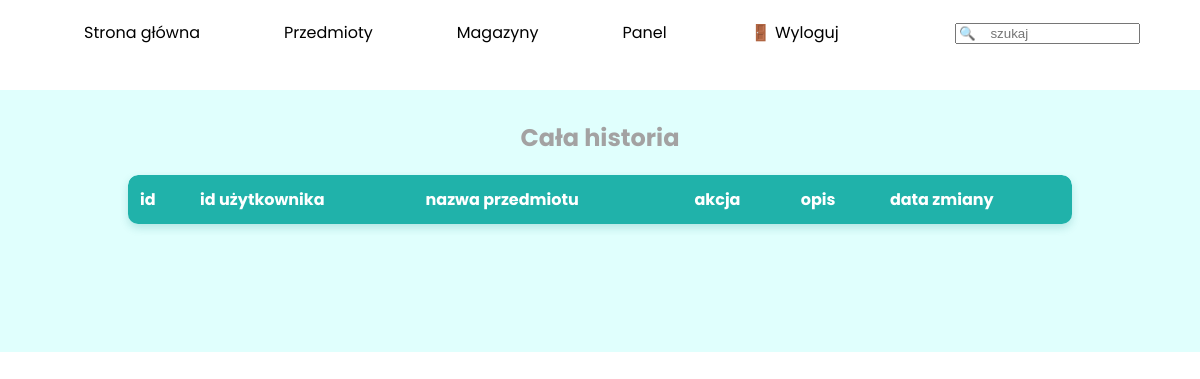
/sites/history.php (signed in), run on an earlier commit of the app's database.
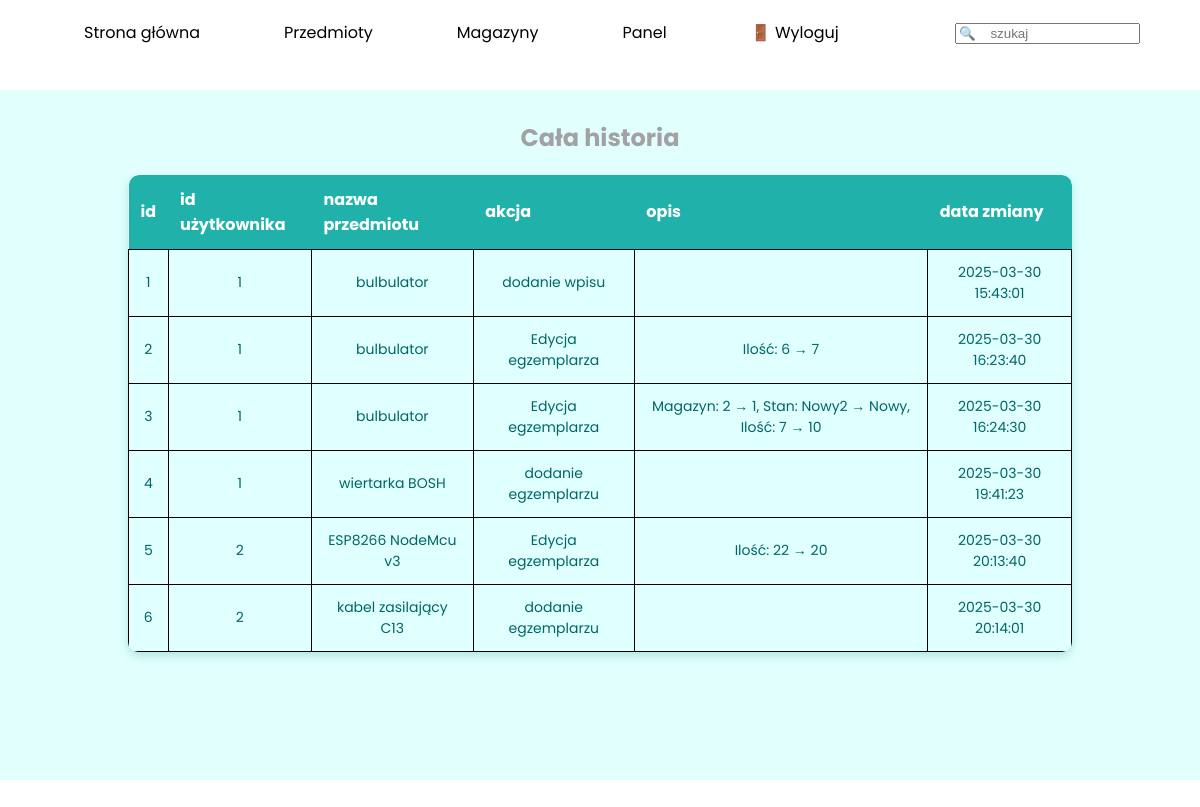
And on a later commit of the database.
### tables this page shows
CREATE TABLE `dziennik_zmian` (
  `id` int(11) NOT NULL,
  `id_egzemplarze` int(11) DEFAULT NULL,
  `id_uzytkownika` int(11) DEFAULT NULL,
  `akcja` varchar(30) DEFAULT NULL,
  `opis` text DEFAULT NULL,
  `data_zmiany` timestamp NOT NULL DEFAULT current_timestamp() ON UPDATE current_timestamp()
);

CREATE TABLE `przedmioty` (
  `id` int(11) NOT NULL,
  `nazwa` varchar(50) NOT NULL,
  `opis` text NOT NULL,
  `zdjecie` varchar(60) NOT NULL,
  `id_kat` int(11) NOT NULL
);

### sites/history.php (the view, shortened to what this page needs)
<!DOCTYPE html>
<html lang="en">
<head>
    <link rel="stylesheet" href="../styles/style.css">
</head>
<body>
    <menu id="nav">
        <ul>
            <a href="../index.php">
                <li>Strona główna</li>
            </a>
            <a href="items.php">
                <li>Przedmioty</li>
            </a>
            <a href="warehouses.php">
                <li>Magazyny</li>
            </a>
            <a href="panel.php">
                <?php
                    echo "<li>Panel</li>";
                ?>
            </a>
            <form action="search.php" method="get">
                <li><input type="text" name="search" id="search" placeholder="🔍    szukaj"></li>
            </form>
            <?php
            if(isset($_SESSION['login'])){
                echo "<a href='logout.php' id='logout-btn'>";
                echo "    <li>🚪 Wyloguj</li>";
                echo "</a>";
            }
            ?>
        </ul>
    </menu>
    <main>
        <section id='allHistory'>
            <h1>Cała historia</h1>
            <?php
                $db = mysqli_connect('localhost', 'root', '', 'magazyn');
                $historySelect = "SELECT dziennik_zmian.id, id_uzytkownika, przedmioty.nazwa, akcja, dziennik_zmian.opis, data_zmiany FROM dziennik_zmian INNER JOIN egzemplarze ON egzemplarze.id = dziennik_zmian.id_egzemplarze INNER JOIN przedmioty ON egzemplarze.id_przedmiotu = przedmioty.id ORDER BY data_zmiany";
                $historyQuery = mysqli_query($db, $historySelect);
                echo "<table class='normalTable'";
                echo "<tr>  <th>id</th> <th>id użytkownika</th> <th>nazwa przedmiotu</th> <th>akcja</th> <th>opis</th> <th>data zmiany</th> </tr>";
                while($historyRow = mysqli_fetch_row($historyQuery)){
                    echo "<tr>";
                    echo "<td>$historyRow[0]</td> <td>$historyRow[1]</td> <td>$historyRow[2]</td> <td>$historyRow[3]</td> <td>$historyRow[4]</td> <td>$historyRow[5]</td> ";
                    echo "</tr>";
                }
                echo "</table>"
            ?>
        </section>
    </main>
</body>

What changed in the data, as far as the page shows it:
added dziennik_zmian: id "1", id_uzytkownika "1", przedmioty.nazwa "bulbulator", akcja "dodanie wpisu", data_zmiany "2025-03-30 15:43:01"
added dziennik_zmian: id "2", id_uzytkownika "1", przedmioty.nazwa "bulbulator", akcja "Edycja egzemplarza", opis "Ilość: 6 → 7", data_zmiany "2025-03-30 16:23:40"
added dziennik_zmian: id "3", id_uzytkownika "1", przedmioty.nazwa "bulbulator", akcja "Edycja egzemplarza", opis "Magazyn: 2 → 1, Stan: Nowy2 → Nowy, Ilość: 7 → 10", data_zmiany "2025-03-30 16:24:30"
added dziennik_zmian: id "4", id_uzytkownika "1", przedmioty.nazwa "wiertarka BOSH", akcja "dodanie egzemplarzu", data_zmiany "2025-03-30 19:41:23"
added dziennik_zmian: id "5", id_uzytkownika "2", przedmioty.nazwa "ESP8266 NodeMcu v3", akcja "Edycja egzemplarza", opis "Ilość: 22 → 20", data_zmiany "2025-03-30 20:13:40"
added dziennik_zmian: id "6", id_uzytkownika "2", przedmioty.nazwa "kabel zasilający C13", akcja "dodanie egzemplarzu", data_zmiany "2025-03-30 20:14:01"
